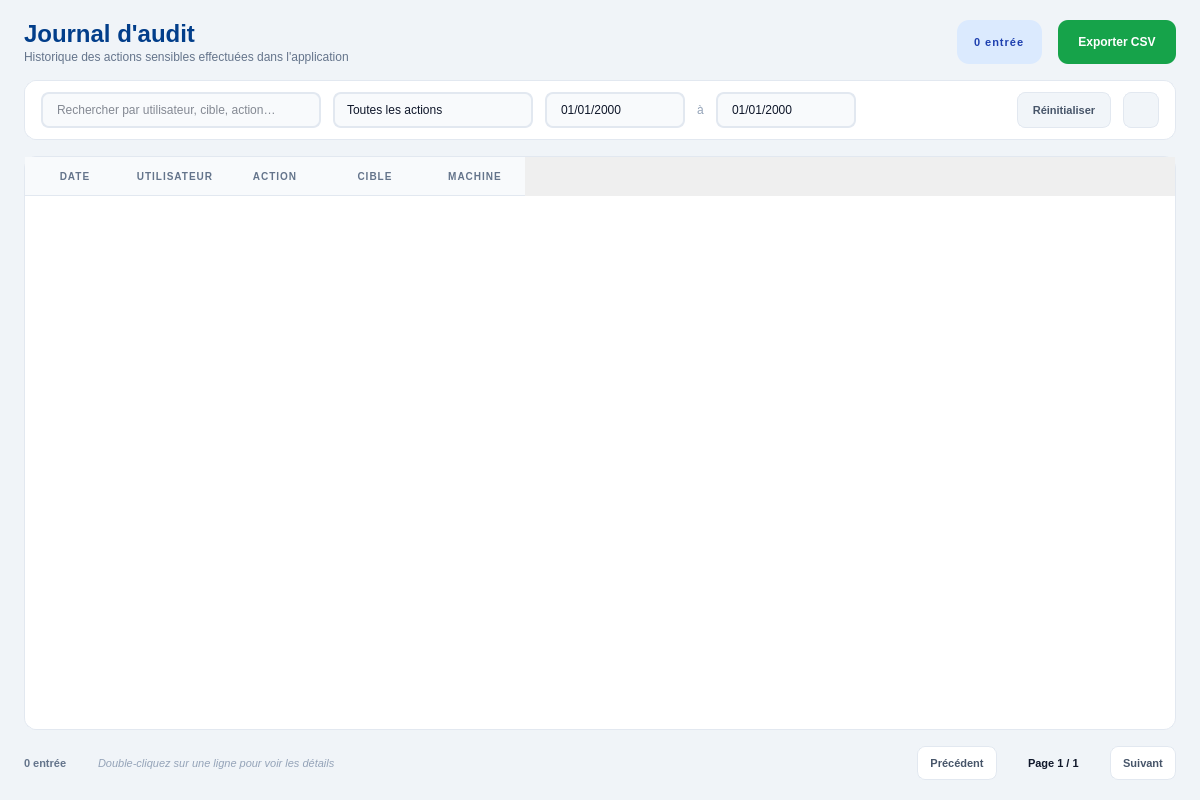
<?xml version="1.0" encoding="UTF-8"?>
<ui version="4.0">
 <class>PageAudit</class>
 <widget class="QWidget" name="PageAudit">
  <property name="geometry">
   <rect>
    <x>0</x>
    <y>0</y>
    <width>1200</width>
    <height>800</height>
   </rect>
  </property>
  <property name="styleSheet">
   <string notr="true">QWidget#PageAudit { background: #f0f4f8; }
QWidget#PageAudit QLabel { background: transparent; }</string>
  </property>
  <layout class="QVBoxLayout" name="mainLayout">
   <property name="spacing">
    <number>16</number>
   </property>
   <property name="leftMargin">
    <number>24</number>
   </property>
   <property name="topMargin">
    <number>20</number>
   </property>
   <property name="rightMargin">
    <number>24</number>
   </property>
   <property name="bottomMargin">
    <number>20</number>
   </property>
   <item>
    <layout class="QHBoxLayout" name="headerRow">
     <item>
      <layout class="QVBoxLayout" name="headerTitleBox">
       <property name="spacing">
        <number>2</number>
       </property>
       <item>
        <widget class="QLabel" name="lbl_title">
         <property name="styleSheet">
          <string notr="true">color: #023E8A; font-size: 24px; font-weight: 800; background: transparent;</string>
         </property>
         <property name="text">
          <string>Journal d'audit</string>
         </property>
        </widget>
       </item>
       <item>
        <widget class="QLabel" name="lbl_subtitle">
         <property name="styleSheet">
          <string notr="true">color: #64748b; font-size: 12px; background: transparent;</string>
         </property>
         <property name="text">
          <string>Historique des actions sensibles effectuées dans l'application</string>
         </property>
        </widget>
       </item>
      </layout>
     </item>
     <item>
      <spacer name="headerSpacer">
       <property name="orientation">
        <enum>Qt::Orientation::Horizontal</enum>
       </property>
       <property name="sizeHint" stdset="0">
        <size>
         <width>40</width>
         <height>20</height>
        </size>
       </property>
      </spacer>
     </item>
     <item>
      <widget class="QLabel" name="lbl_count_badge">
       <property name="styleSheet">
        <string notr="true">background: #dbeafe; color: #1e40af; font-size: 11px; font-weight: 800; padding: 8px 14px; border-radius: 12px; letter-spacing: 1px;</string>
       </property>
       <property name="text">
        <string>0 entrée</string>
       </property>
      </widget>
     </item>
     <item>
      <widget class="QPushButton" name="btn_export_csv">
       <property name="minimumSize">
        <size>
         <width>0</width>
         <height>44</height>
        </size>
       </property>
       <property name="cursor">
        <cursorShape>PointingHandCursor</cursorShape>
       </property>
       <property name="styleSheet">
        <string notr="true">QPushButton { background: #16A34A; color: #ffffff; border: none; border-radius: 10px; font-size: 12px; font-weight: 800; padding: 0 20px; }
QPushButton:hover { background: #15803d; }</string>
       </property>
       <property name="text">
        <string>Exporter CSV</string>
       </property>
       <property name="icon">
        <iconset resource="../Icon.qrc">
         <normaloff>:/Icon/Icons/download.svg</normaloff>:/Icon/Icons/download.svg</iconset>
       </property>
       <property name="iconSize">
        <size>
         <width>16</width>
         <height>16</height>
        </size>
       </property>
      </widget>
     </item>
    </layout>
   </item>
   <item>
    <widget class="QFrame" name="toolbar">
     <property name="minimumSize">
      <size>
       <width>0</width>
       <height>60</height>
      </size>
     </property>
     <property name="styleSheet">
      <string notr="true">QFrame#toolbar { background: #ffffff; border: 1px solid #e2e8f0; border-radius: 12px; }</string>
     </property>
     <layout class="QHBoxLayout" name="toolbarLayout">
      <property name="spacing">
       <number>12</number>
      </property>
      <property name="leftMargin">
       <number>16</number>
      </property>
      <property name="rightMargin">
       <number>16</number>
      </property>
      <item>
       <widget class="QLineEdit" name="inp_search">
        <property name="minimumSize">
         <size>
          <width>280</width>
          <height>36</height>
         </size>
        </property>
        <property name="styleSheet">
         <string notr="true">QLineEdit { background: #f8fafc; border: 1.5px solid #e2e8f0; border-radius: 8px; padding: 6px 12px; font-size: 12px; color: #0f172a; }
QLineEdit:focus { border-color: #0077B6; background: #ffffff; }</string>
        </property>
        <property name="placeholderText">
         <string>Rechercher par utilisateur, cible, action…</string>
        </property>
       </widget>
      </item>
      <item>
       <widget class="QComboBox" name="combo_action">
        <property name="minimumSize">
         <size>
          <width>200</width>
          <height>36</height>
         </size>
        </property>
        <property name="styleSheet">
         <string notr="true">QComboBox { background: #f8fafc; border: 1.5px solid #e2e8f0; border-radius: 8px; padding: 6px 12px; font-size: 12px; color: #0f172a; }
QComboBox::drop-down { border: none; width: 24px; }
QComboBox QAbstractItemView { background: #ffffff; color: #0f172a; selection-background-color: #e0f2fe; selection-color: #0f172a; }</string>
        </property>
        <item>
         <property name="text">
          <string>Toutes les actions</string>
         </property>
        </item>
       </widget>
      </item>
      <item>
       <widget class="QDateEdit" name="date_debut">
        <property name="minimumSize">
         <size>
          <width>140</width>
          <height>36</height>
         </size>
        </property>
        <property name="styleSheet">
         <string notr="true">QDateEdit { background: #f8fafc; border: 1.5px solid #e2e8f0; border-radius: 8px; padding: 6px 12px; font-size: 12px; color: #0f172a; }

QDateEdit::drop-down { border: none; width: 26px; }
QDateEdit::down-arrow {
    image: url(:/Icon/Icons/chevron-down.svg);
    width: 12px; height: 12px;
}</string>
        </property>
        <property name="displayFormat">
         <string>dd/MM/yyyy</string>
        </property>
        <property name="calendarPopup">
         <bool>true</bool>
        </property>
       </widget>
      </item>
      <item>
       <widget class="QLabel" name="lbl_to">
        <property name="styleSheet">
         <string notr="true">color: #94a3b8; font-size: 12px; background: transparent;</string>
        </property>
        <property name="text">
         <string>à</string>
        </property>
       </widget>
      </item>
      <item>
       <widget class="QDateEdit" name="date_fin">
        <property name="minimumSize">
         <size>
          <width>140</width>
          <height>36</height>
         </size>
        </property>
        <property name="styleSheet">
         <string notr="true">QDateEdit { background: #f8fafc; border: 1.5px solid #e2e8f0; border-radius: 8px; padding: 6px 12px; font-size: 12px; color: #0f172a; }

QDateEdit::drop-down { border: none; width: 26px; }
QDateEdit::down-arrow {
    image: url(:/Icon/Icons/chevron-down.svg);
    width: 12px; height: 12px;
}</string>
        </property>
        <property name="displayFormat">
         <string>dd/MM/yyyy</string>
        </property>
        <property name="calendarPopup">
         <bool>true</bool>
        </property>
       </widget>
      </item>
      <item>
       <spacer name="toolbarSpacer">
        <property name="orientation">
         <enum>Qt::Orientation::Horizontal</enum>
        </property>
        <property name="sizeHint" stdset="0">
         <size>
          <width>40</width>
          <height>20</height>
         </size>
        </property>
       </spacer>
      </item>
      <item>
       <widget class="QPushButton" name="btn_reset_filters">
        <property name="minimumSize">
         <size>
          <width>0</width>
          <height>36</height>
         </size>
        </property>
        <property name="cursor">
         <cursorShape>PointingHandCursor</cursorShape>
        </property>
        <property name="styleSheet">
         <string notr="true">QPushButton { background: #f1f5f9; color: #475569; border: 1px solid #e2e8f0; border-radius: 8px; font-size: 11px; font-weight: 700; padding: 0 14px; }
QPushButton:hover { background: #e2e8f0; }</string>
        </property>
        <property name="text">
         <string>Réinitialiser</string>
        </property>
       </widget>
      </item>
      <item>
       <widget class="QPushButton" name="btn_refresh">
        <property name="minimumSize">
         <size>
          <width>36</width>
          <height>36</height>
         </size>
        </property>
        <property name="maximumSize">
         <size>
          <width>36</width>
          <height>36</height>
         </size>
        </property>
        <property name="cursor">
         <cursorShape>PointingHandCursor</cursorShape>
        </property>
        <property name="toolTip">
         <string>Rafraîchir</string>
        </property>
        <property name="styleSheet">
         <string notr="true">QPushButton { background: #f1f5f9; border: 1px solid #e2e8f0; border-radius: 8px; }
QPushButton:hover { background: #e2e8f0; }</string>
        </property>
        <property name="icon">
         <iconset resource="../Icon.qrc">
          <normaloff>:/Icon/Icons/refresh.svg</normaloff>:/Icon/Icons/refresh.svg</iconset>
        </property>
        <property name="iconSize">
         <size>
          <width>16</width>
          <height>16</height>
         </size>
        </property>
       </widget>
      </item>
     </layout>
    </widget>
   </item>
   <item>
    <widget class="QTableWidget" name="audit_table">
     <property name="contextMenuPolicy">
      <enum>Qt::ContextMenuPolicy::CustomContextMenu</enum>
     </property>
     <property name="styleSheet">
      <string notr="true">QTableWidget { background: #ffffff; border: 1px solid #e2e8f0; border-radius: 12px; gridline-color: transparent; color: #0f172a; alternate-background-color: #f8fafc; }
QTableWidget::item { padding: 8px; border-bottom: 1px solid #f1f5f9; }
QTableWidget::item:selected { background: #e0f2fe; color: #0f172a; }
QHeaderView::section { background: #f8fafc; color: #64748b; padding: 10px; border: none; border-bottom: 1px solid #e2e8f0; font-size: 10px; font-weight: 800; letter-spacing: 1px; }</string>
     </property>
     <property name="alternatingRowColors">
      <bool>true</bool>
     </property>
     <property name="selectionMode">
      <enum>QAbstractItemView::SelectionMode::SingleSelection</enum>
     </property>
     <property name="selectionBehavior">
      <enum>QAbstractItemView::SelectionBehavior::SelectRows</enum>
     </property>
     <property name="showGrid">
      <bool>false</bool>
     </property>
     <column>
      <property name="text">
       <string>DATE</string>
      </property>
     </column>
     <column>
      <property name="text">
       <string>UTILISATEUR</string>
      </property>
     </column>
     <column>
      <property name="text">
       <string>ACTION</string>
      </property>
     </column>
     <column>
      <property name="text">
       <string>CIBLE</string>
      </property>
     </column>
     <column>
      <property name="text">
       <string>MACHINE</string>
      </property>
     </column>
    </widget>
   </item>
   <item>
    <layout class="QHBoxLayout" name="paginationRow">
     <item>
      <widget class="QLabel" name="lbl_total_info">
       <property name="styleSheet">
        <string notr="true">color: #64748b; font-size: 11px; font-weight: 600; background: transparent;</string>
       </property>
       <property name="text">
        <string>0 entrée</string>
       </property>
      </widget>
     </item>
     <item>
      <widget class="QLabel" name="lbl_hint">
       <property name="styleSheet">
        <string notr="true">color: #94a3b8; font-size: 11px; font-style: italic; padding-left: 12px; background: transparent;</string>
       </property>
       <property name="text">
        <string>Double-cliquez sur une ligne pour voir les détails</string>
       </property>
      </widget>
     </item>
     <item>
      <spacer name="paginationSpacer">
       <property name="orientation">
        <enum>Qt::Orientation::Horizontal</enum>
       </property>
       <property name="sizeHint" stdset="0">
        <size>
         <width>40</width>
         <height>20</height>
        </size>
       </property>
      </spacer>
     </item>
     <item>
      <widget class="QPushButton" name="btn_prev">
       <property name="minimumSize">
        <size>
         <width>0</width>
         <height>34</height>
        </size>
       </property>
       <property name="cursor">
        <cursorShape>PointingHandCursor</cursorShape>
       </property>
       <property name="styleSheet">
        <string notr="true">QPushButton { background: #ffffff; color: #475569; border: 1px solid #e2e8f0; border-radius: 8px; font-size: 11px; font-weight: 700; padding: 0 12px; }
QPushButton:hover { background: #f1f5f9; }
QPushButton:disabled { color: #cbd5e1; }</string>
       </property>
       <property name="text">
        <string>Précédent</string>
       </property>
       <property name="icon">
        <iconset resource="../Icon.qrc">
         <normaloff>:/Icon/Icons/chevron-left.svg</normaloff>:/Icon/Icons/chevron-left.svg</iconset>
       </property>
       <property name="iconSize">
        <size>
         <width>14</width>
         <height>14</height>
        </size>
       </property>
      </widget>
     </item>
     <item>
      <widget class="QLabel" name="lbl_page_info">
       <property name="styleSheet">
        <string notr="true">color: #0f172a; font-size: 11px; font-weight: 700; padding: 0 12px; background: transparent;</string>
       </property>
       <property name="text">
        <string>Page 1 / 1</string>
       </property>
      </widget>
     </item>
     <item>
      <widget class="QPushButton" name="btn_next">
       <property name="minimumSize">
        <size>
         <width>0</width>
         <height>34</height>
        </size>
       </property>
       <property name="cursor">
        <cursorShape>PointingHandCursor</cursorShape>
       </property>
       <property name="layoutDirection">
        <enum>Qt::LayoutDirection::RightToLeft</enum>
       </property>
       <property name="styleSheet">
        <string notr="true">QPushButton { background: #ffffff; color: #475569; border: 1px solid #e2e8f0; border-radius: 8px; font-size: 11px; font-weight: 700; padding: 0 12px; }
QPushButton:hover { background: #f1f5f9; }
QPushButton:disabled { color: #cbd5e1; }</string>
       </property>
       <property name="text">
        <string>Suivant</string>
       </property>
       <property name="icon">
        <iconset resource="../Icon.qrc">
         <normaloff>:/Icon/Icons/chevron-right.svg</normaloff>:/Icon/Icons/chevron-right.svg</iconset>
       </property>
       <property name="iconSize">
        <size>
         <width>14</width>
         <height>14</height>
        </size>
       </property>
      </widget>
     </item>
    </layout>
   </item>
  </layout>
 </widget>
 <resources>
  <include location="../Icon.qrc"/>
 </resources>
 <connections/>
</ui>
